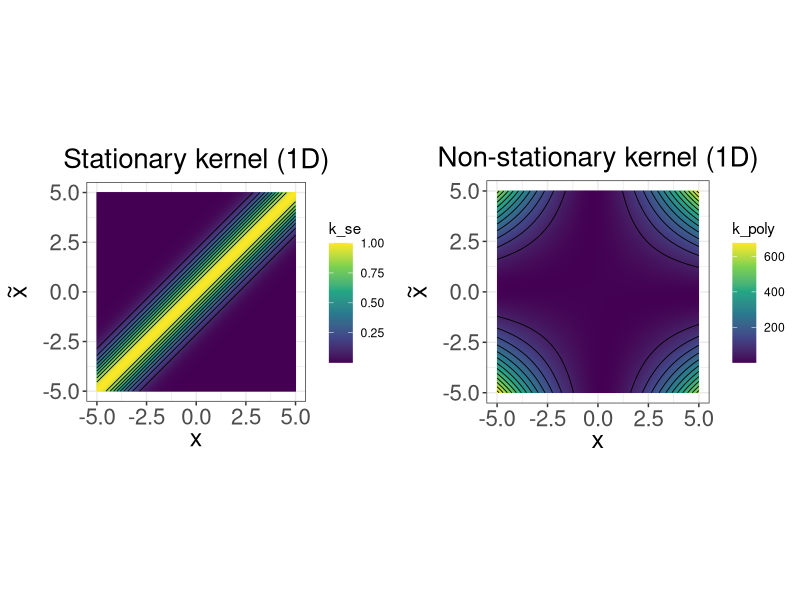
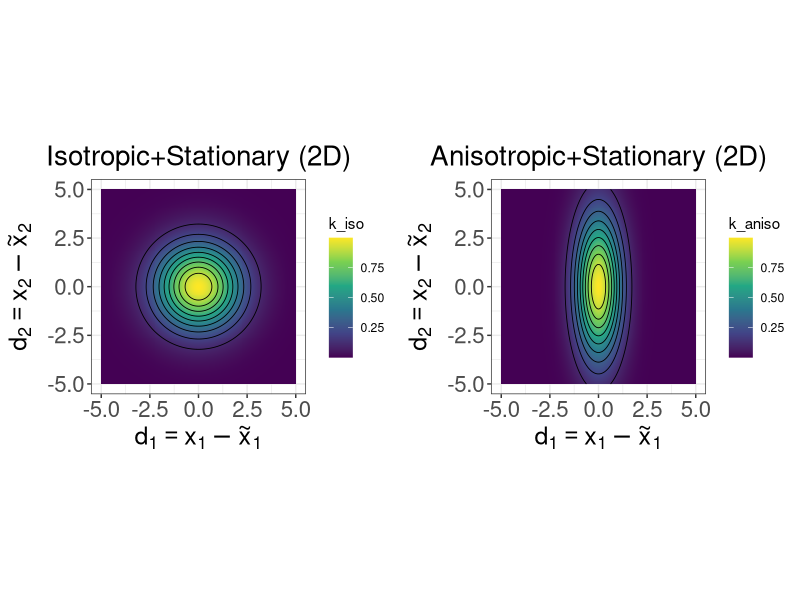
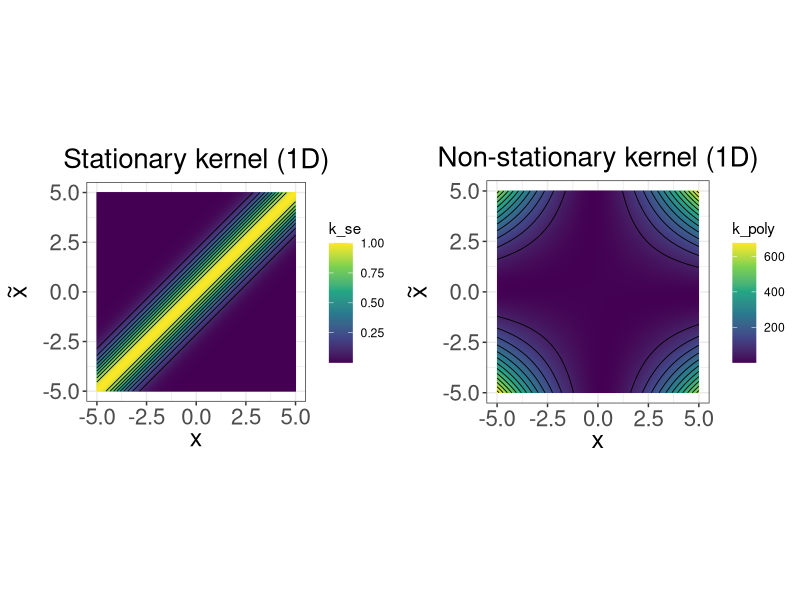
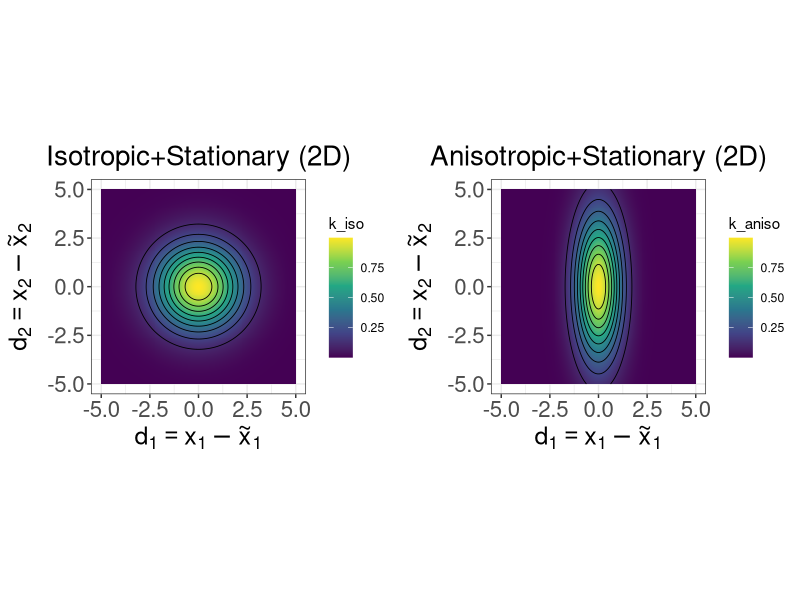

Source code (R) for these figures, in order:
# ------------------------------------------------------------
# This script visualizes kernel properties with ggplot2.
# 
# Part 1: Stationary vs non-stationary kernels in 1D
#   - Isotropic Gaussian (stationary, depends only on x - x tilde)
#   - Polynomial degree 2 (non-stationary, depends on absolute x, x tilde)
#   - Plots k(x, x tilde) with x on the x-axis and x tilde on the y-axis
#
# Part 2: Isotropic vs anisotropic squared exponential kernels in 2D
#   - Isotropic SE: circular contours (stationary)
#   - Anisotropic SE: elliptical contours (still stationary)
#   - Plots k(d1, d2) with d1,d2 being differences
#
# Both parts save the resulting side-by-side figures as PDFs
# in the ../figure/ directory.
# ------------------------------------------------------------

library(ggplot2)
library(cowplot)

# ----------------------------
# Plot 1: Stationary vs Non-stationary (1D x)
# ----------------------------
n <- 200
x1 <- seq(-5, 5, length.out = n)
xtilde <- seq(-5, 5, length.out = n)
grid1 <- expand.grid(x1 = x1, xtilde = xtilde)

ell <- 1
grid1$k_se <- exp(-0.5 * ((grid1$x1 - grid1$xtilde)^2) / ell^2)

c <- 1
grid1$k_poly <- (grid1$x1 * grid1$xtilde + c)^2

p_se <- ggplot(grid1, aes(x1, xtilde, fill = k_se)) +
  geom_raster() +
  geom_contour(aes(z = k_se), color = "black", linewidth = 0.3) +
  scale_fill_viridis_c() +
  labs(title = "Stationary kernel (1D)",
       x = expression(x), y = expression(tilde(x))) +
  coord_equal() +
  theme_bw() +
  theme(
    plot.title = element_text(hjust = 0.5, size = 20),
    axis.title  = element_text(size = 18),
    axis.text   = element_text(size = 16)
  )

p_poly <- ggplot(grid1, aes(x1, xtilde, fill = k_poly)) +
  geom_raster() +
  geom_contour(aes(z = k_poly), color = "black", linewidth = 0.3) +
  scale_fill_viridis_c() +
  labs(title = "Non-stationary kernel (1D)",
       x = expression(x), y = expression(tilde(x))) +
  coord_equal() +
  theme_bw() +
  theme(
    plot.title = element_text(hjust = 0.5, size = 20),
    axis.title  = element_text(size = 18),
    axis.text   = element_text(size = 16)
  )

combined1 <- plot_grid(p_se, p_poly, ncol = 2)
print(combined1)
ggsave("../figure/stationary_vs_nonstationary.pdf", combined1, width = 14, height = 5)

# ----------------------------
# Plot 2: Isotropic vs Anisotropic SE (2D x in displacement coords)
# ----------------------------
n <- 200
d1 <- seq(-5, 5, length.out = n)
d2 <- seq(-5, 5, length.out = n)
grid2 <- expand.grid(d1 = d1, d2 = d2)

ell <- 1.5
grid2$k_iso <- exp(-0.5 * (grid2$d1^2 + grid2$d2^2) / ell^2)

ell1 <- 0.8
ell2 <- 2.5
grid2$k_aniso <- exp(-0.5 * (grid2$d1^2 / ell1^2 + grid2$d2^2 / ell2^2))

p_iso <- ggplot(grid2, aes(d1, d2, fill = k_iso)) +
  geom_raster() +
  geom_contour(aes(z = k_iso), color = "black", linewidth = 0.3) +
  scale_fill_viridis_c() +
  labs(title = "Isotropic+Stationary (2D)",
       x = expression(d[1] == x[1]-tilde(x)[1]),
       y = expression(d[2] == x[2]-tilde(x)[2])) +
  coord_equal() +
  theme_bw() +
  theme(
    plot.title = element_text(hjust = 0.5, size = 20),
    axis.title  = element_text(size = 18),
    axis.text   = element_text(size = 16)
  )

p_aniso <- ggplot(grid2, aes(d1, d2, fill = k_aniso)) +
  geom_raster() +
  geom_contour(aes(z = k_aniso), color = "black", linewidth = 0.3) +
  scale_fill_viridis_c() +
  labs(title = "Anisotropic+Stationary (2D)",
       x = expression(d[1] == x[1]-tilde(x)[1]),
       y = expression(d[2] == x[2]-tilde(x)[2])) +
  coord_equal() +
  theme_bw() +
  theme(
    plot.title = element_text(hjust = 0.5, size = 20),
    axis.title  = element_text(size = 18),
    axis.text   = element_text(size = 16)
  )

combined2 <- plot_grid(p_iso, p_aniso, ncol = 2)
print(combined2)
ggsave("../figure/isotropic_vs_anisotropic.pdf", combined2, width = 14, height = 5)

